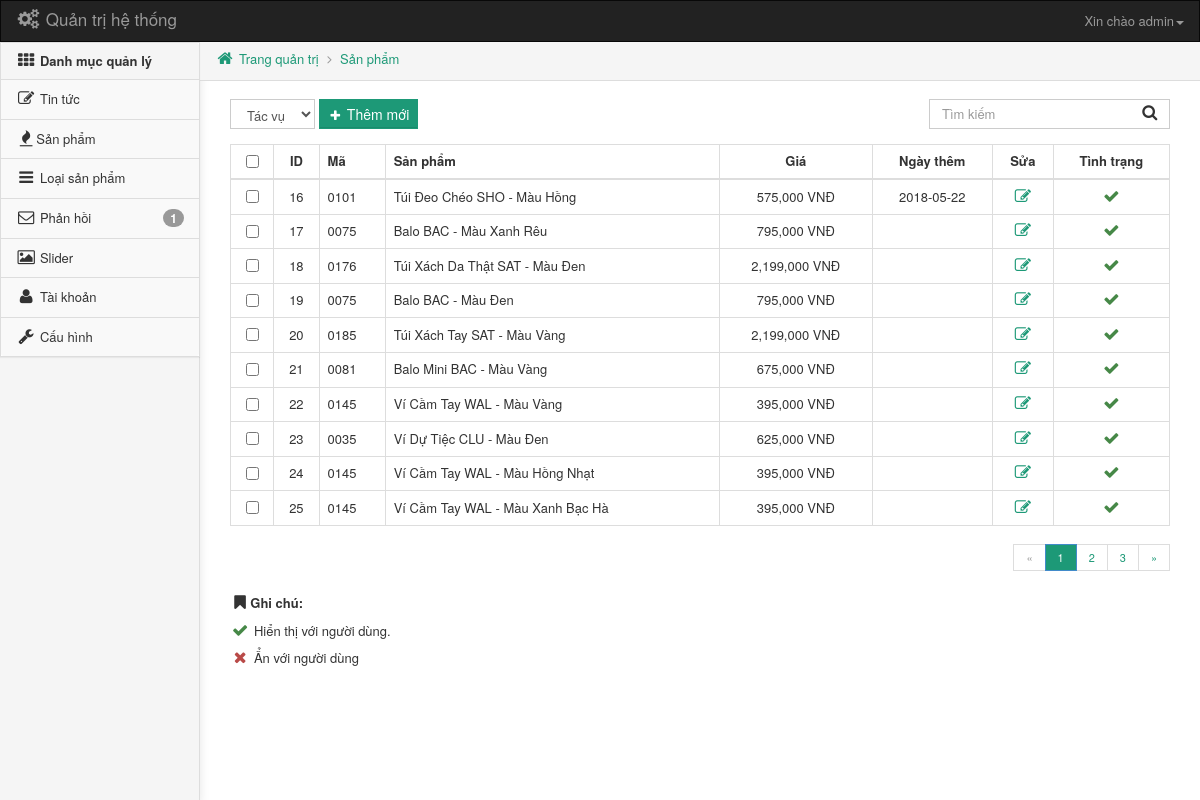
Page /admin/product.php (signed in) on the committed database.
### tables this page shows
CREATE TABLE `sanpham` (
  `id_sanpham` int(255) NOT NULL,
  `id_catalog` int(11) NOT NULL,
  `id_sub` int(11) NOT NULL,
  `tensp` varchar(100) NOT NULL,
  `code_product` varchar(10) DEFAULT NULL,
  `price` decimal(15,4) NOT NULL DEFAULT 0.0000,
  `description` text DEFAULT NULL,
  `content` varchar(1000) DEFAULT NULL,
  `discount` int(11) DEFAULT NULL,
  `image_sp` varchar(50) NOT NULL,
  `created` date DEFAULT NULL,
  `view` int(11) DEFAULT 0,
  `xuatxu` varchar(50) DEFAULT NULL,
  `sizess` varchar(10) DEFAULT NULL,
  `mausac` varchar(20) DEFAULT NULL,
  `parent_name_menu` varchar(50) DEFAULT NULL,
  `parent_name_sub` varchar(50) NOT NULL
);

### admin/product.php (the view, shortened to what this page needs)
<!DOCTYPE html>
<html lang="vi">
<?php
require_once ("../apps/config.php");
?>
<?php include ("headeradm.php"); ?>
<body>
<div class="clearfix">
    <div id="sidebar-bg"></div>
    <div id="sidebar" role="navigation">
        <div class="panel panel-default">
            <div class="panel-heading">
                <h3 class="panel-title">
                    <i class="fa fa-th"></i><span> Danh mục quản lý</span>
                </h3>
            </div>
            <ul id="menu" class="list-group">
                <li class="list-group-item">
                    <a href="post.php">
                        <i class="fa fa-edit"></i> <span>Tin tức</span>
                    </a>
                </li>
                <li class="list-group-item">
                    <a href="product.php">
                        <i class="fa fa-fire"></i><span>Sản phẩm</span>
                    </a>
                </li>
                <li class="list-group-item">
                    <a href="type_product.php">
                        <i class="fa fa-bars"></i> <span>Loại sản phẩm</span>
                    </a>
                </li>
                <li class="list-group-item">
                    <a href="contact.php">
                        <i class="fa fa-envelope-o"></i> <span>Phản hồi<span class="badge pull-right">1</span></span>
                    </a>
                </li>
                <li class="list-group-item">
                    <a href="slider.php">
                        <i class="fa fa-picture-o"></i> <span>Slider</span>
                    </a>
                </li>
                <li class="list-group-item">
                    <a href="user.php">
                        <i class="fa fa-user"></i> <span>Tài khoản</span>
                    </a>
                </li>
                <li class="list-group-item">
                    <a href="setting.php">
                        <i class="fa fa-wrench"></i> <span>Cấu hình</span>
                    </a>
                </li>
            </ul>
        </div>
    </div>
    <div id="main">
        <ol class="breadcrumb">
            <li><a href="index.php"><i class="fa fa-home"></i> Trang quản trị</a></li>
            <li class="active"><a href="product.php">Sản phẩm</a></li>
        </ol>
        <div class="col-xs-12">
            <form id="post_form" method="post" action="" role="form">
                <div class="col-xs-12">
                    <div class="form-group">
                        <div class="btn-group">
                            <select id="task" name="task" class="form-control">
                                <option>Tác vụ</option>
                            </select>
                        </div>
                        <a href="#" class="btn btn-submit"><small><i class="fa fa-plus"></i></small> Thêm mới</a>
                        <div class="btn-group pull-right hidden-xs" id="div-search">
                            <input id="search" name="search" type="text" value="" class="form-control" placeholder="Tìm kiếm">
                            <span class="fa fa-search"></span>
                        </div>
                    </div>
                    <table class="table table-bordered table-hover">
                        <thead>
                        <tr>
                            <th><input id="check_all" type="checkbox"></th>
                            <th class="hidden-xs">ID</th>
                            <th class="hidden-xs">Mã</th>
                            <th>Sản phẩm</th>
                            <th class="hidden-sm hidden-xs">Giá</th>
                            <th class="hidden-sm hidden-xs">Ngày thêm</th>
                            <th>Sửa</th>
                            <th>Tình trạng</th>
                        </tr>
                        </thead>
                        <tbody>
                        <?php
                        $danhmuc_query = mysqli_query($conn,"SELECT * from sanpham LIMIT 10");
                        while ($danhmuc_items = mysqli_fetch_array($danhmuc_query))
                        {
                        ?>
                        <tr>
                            <?php
                            echo '<td>
                                <input name="spid" type="checkbox" value="'.$danhmuc_items['id_sanpham'].'">
                            </td>
                             <td class="hidden-xs">'.$danhmuc_items['id_sanpham'].'</td>
                            <td class="hidden-xs"> '.$danhmuc_items['code_product'].'</td>
                            <td>'.$danhmuc_items['tensp'].'</td>
                             <td class="hidden-sm hidden-xs"> '.number_format($danhmuc_items['price']).'  VNĐ</td>
                             <td class="hidden-sm hidden-xs"> '.$danhmuc_items['created'].'</td>
                            <td>
                                <a href="edit-product.php?idd='.$danhmuc_items['id_sanpham'].'"><i class="fa fa-edit" data-toggle="tooltip" data-placement="top" title="Sửa sản phẩm"></i></a>
                            </td>
                            <td>
                                <i class="fa fa-check text-success" data-toggle="tooltip" data-placement="top" title="Đang hiển thị"></i>
                            </td>
                       '; ?></tr>   <?php }?>
                        </tbody>
                    </table>
                    <div class="text-right">
                        <ul class="pagination" id="step5">
                            <li class="disabled"><span>«</span></li>
                            <li class="active"><span>1</span></li>
                            <li><a href="#">2</a></li>
                            <li><a href="#">3</a></li>
                            <li><a href="#">»</a></li>
                        </ul>
                    </div>
                    <p><strong><i class="fa fa-bookmark"></i>Ghi chú: </strong></p>
                    <p class="note-items"><i class="fa fa-check text-success"></i> Hiển thị với người dùng.</p>
                    <p class="note-items"><i class="fa fa-times text-danger"></i> Ẩn với người dùng</p>
                </div>
            </form>
        </div>
    </div>
</div>
</body>
</html>

### admin/headeradm.php (shortened to what this page needs)
<head>
         <link href="css/bootstrap.min.css" rel="stylesheet">
         <link href="css/font-awesome.min.css" rel="stylesheet">
         <link href="css/admin.css" rel="stylesheet">
         <link href="css/introjs.min.css" rel="stylesheet">
     </head>
     <?php
    if (isset($_SESSION['username'])) {
		     $sql_query = mysqli_query($conn,"SELECT * from user where username='".$_SESSION['username']."'");
    $result = mysqli_fetch_array($sql_query);
    $level = $result['level'];
        if ($level == '1') {
            ?>
            <nav class="navbar navbar-inverse" role="navigation">
                <div class="navbar-header">
                    <a class="navbar-brand" href="#"><i class="fa fa-cogs"></i> Quản trị hệ thống</a>
                </div>
                <div class="collapse navbar-collapse" id="bs-example-navbar-collapse-1">
                    <ul class="nav navbar-nav navbar-right">
                        <li class="dropdown">
                            <a href="#" class="dropdown-toggle" data-toggle="dropdown">Xin chào <?php echo $_SESSION['username'] ?><b
                                        class="caret"></b></a>
                        </li>
                    </ul>
                </div>
            </nav>
            <?php
        } else {
            die("Bạn không đủ quyền");
        }
    }
    else{
        header("location: ../login.php");
    }
        ?>

### admin/css/admin.css (style rules this page uses)
input#search { padding-right: 70px; }
input#search + span { position: absolute; top: 6px; right: 10px; }
.navbar { margin-bottom:0;border-radius:0; }
.navbar-brand .fa { font-size: 20px; }
#main { margin-left:200px; }
#sidebar-bg { position:fixed;top:0;left:0;bottom:0;z-index:-1;width:200px;border-right:1px solid #ddd;box-shadow:0 5px 10px rgba(0,0,0,0.1);background:#f5f5f5; }
#sidebar { float:left;width:200px; }
#sidebar .panel { border-radius:0; }
#sidebar .panel-title { font-size: 13px;font-weight: bold; }
#sidebar ul { list-style:none;margin:0; }
#sidebar a { display:block;padding:10px 15px;text-decoration:none;color:#333; }
#sidebar li { padding:0;background:#f9f9f9; }
ul#menu a { display: block; padding: 10px 15px; text-decoration: none; color: #333; }
ul#menu li { padding: 0; background: #f9f9f9; }
.breadcrumb { padding:10px 15px;border-radius:0;border-bottom:1px solid #ddd;margin-top: -2px; }
.breadcrumb>li+li:before { content:"\f105";font-family:'FontAwesome';display:inline-block;padding-right:8px;color:#999; }
.table th, .table td { text-align: center; }
.table th:nth-child(3), .table td:nth-child(3), .table th:nth-child(4), .table td:nth-child(4) { text-align: left; width: auto; }
.pagination { margin-top:0;font-size: 11px; }
.pagination li a { color: #1d9977 !important; }
.pagination>li:last-child>a, .pagination>li:last-child>span, .pagination>li:first-child>a, .pagination>li:first-child>span { border-radius: 0; }
.btn { font-weight: 500; border: 1px solid transparent; -webkit-box-shadow: inset 0px -2px 0px 0px rgba(0, 0, 0, 0.09); -moz-box-shadow: inset 0px -2px 0px 0px rgba(0, 0, 0, 0.09); box-shadow: inset 0px -1px 0px 0px rgba(0, 0, 0, 0.09); display: inline-block; margin-bottom: 0; text-align: center; vertical-align: middle; cursor: pointer; background-image: none; white-space: nowrap; padding: 4px 8px; font-size: 14px; line-height: 1.42857143; border-radius: 0; -webkit-user-select: none; -moz-user-select: none; -ms-user-select: none; user-select: none; outline: none; }
.btn-submit { color: #fff; background-color: #1d9977; border-color: #1d9977; }
.form-control { -webkit-border-radius: 0px !important; -moz-border-radius: 0px !important; border-radius: 0px !important; box-shadow: none; }
small { font-size: 70% }
a { color: #1d9977; }
.pagination .active span { background: #1d9977; }

### rows in the picture
sanpham: id_sanpham "16", code_product "0101", tensp "Túi Đeo Chéo SHO - Màu Hồng", price "575,000", created "2018-05-22"
sanpham: id_sanpham "17", code_product "0075", tensp "Balo BAC - Màu Xanh Rêu", price "795,000"
sanpham: id_sanpham "18", code_product "0176", tensp "Túi Xách Da Thật SAT - Màu Đen", price "2,199,000"
sanpham: id_sanpham "19", code_product "0075", tensp "Balo BAC - Màu Đen", price "795,000"
sanpham: id_sanpham "20", code_product "0185", tensp "Túi Xách Tay SAT - Màu Vàng", price "2,199,000"
sanpham: id_sanpham "21", code_product "0081", tensp "Balo Mini BAC - Màu Vàng", price "675,000"
sanpham: id_sanpham "22", code_product "0145", tensp "Ví Cầm Tay WAL - Màu Vàng", price "395,000"
sanpham: id_sanpham "23", code_product "0035", tensp "Ví Dự Tiệc CLU - Màu Đen", price "625,000"
sanpham: id_sanpham "24", code_product "0145", tensp "Ví Cầm Tay WAL - Màu Hồng Nhạt", price "395,000"
sanpham: id_sanpham "25", code_product "0145", tensp "Ví Cầm Tay WAL - Màu Xanh Bạc Hà", price "395,000"

### other values in the picture
$_SESSION['username'] "admin"
